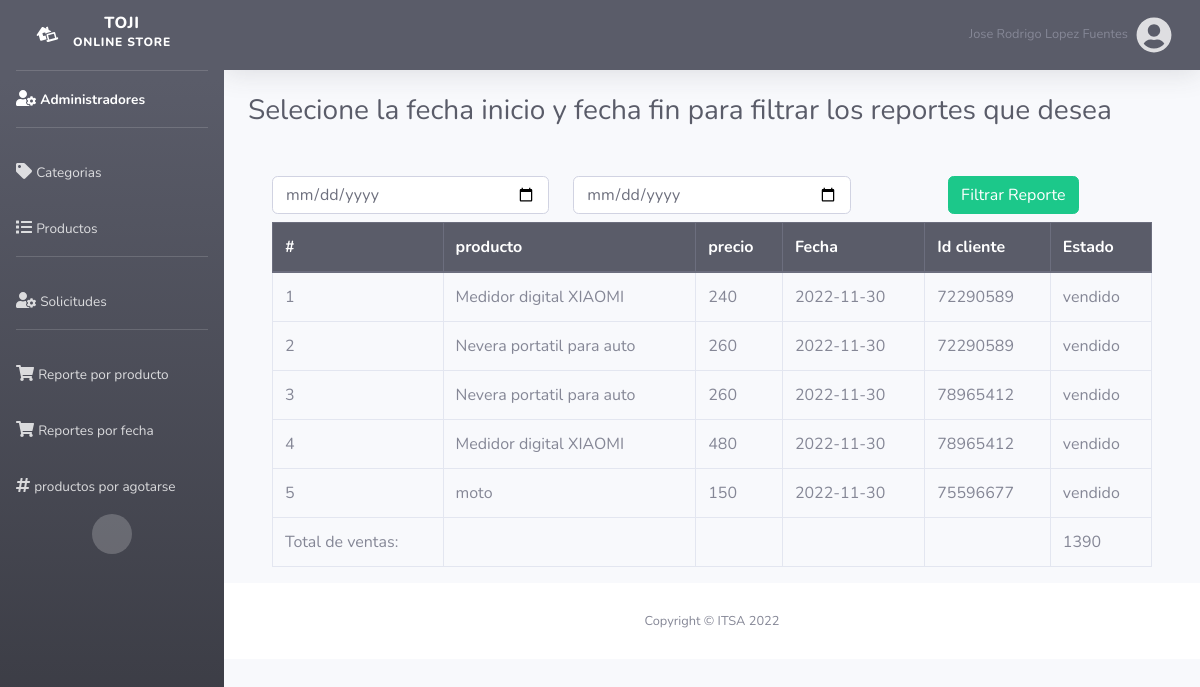
Page /admin/solicitud2.php (signed in) on the committed database.
### tables this page shows
CREATE TABLE `detalle` (
  `id` int(11) NOT NULL,
  `producto` varchar(50) NOT NULL,
  `id_producto` int(11) NOT NULL,
  `estado` varchar(20) NOT NULL,
  `precio` int(150) NOT NULL,
  `cantidad` int(11) NOT NULL,
  `id_cliente` int(150) DEFAULT NULL,
  `fecha` date NOT NULL
);

### admin/solicitud2.php (the view)
<?php
require_once "../config/conexion.php";
include("includes/header.php"); ?>
    <h1 class="h3 mb-0 text-gray-800">Selecione la fecha inicio y fecha fin para filtrar los reportes que desea</h1>
    <div class="container">
            <div class="row">
              <div class="col-md-12 text-center mt-5">
                <form action="filtro2.php" method="post" accept-charset="utf-8">
                  <div class="row">
                    <div class="col">
                      <input type="date" name="f_ingreso" class="form-control"  placeholder="Fecha de Inicio" required>
                    </div>
                    <div class="col">
                      <input type="date" name="f_fin" class="form-control" placeholder="Fecha Final" required>
                    </div>
                    <div class="col">
                      <button type="submit" class="btn btn-success mb-2">Filtrar Reporte</button>
                    </div>
                  </div>
                </form>
              </div>
</div>
<div class="row">
    <div class="col-md-12">
        <div class="table-responsive">
            <table class="table table-hover table-bordered" style="width: 100%;">
                <thead class="thead-dark">
                <tr>
                        <th>#</th>
                        <th>producto</th>
                        <th>precio</th>
                        <th>Fecha</th>
                        <th>Id cliente</th>
                        <th>Estado</th>
                </tr>
                </thead>
                <tbody>
                    <?php
                    $i =1;
                    $query = mysqli_query($conexion, "SELECT * FROM detalle where estado ='vendido'");
                    while ($data = mysqli_fetch_assoc($query)) { ?>
                        <tr>
                <td><?php echo $i++; ?></td>
                            <td><?php echo $data['producto']; ?></td>
                            <td><?php echo $data['precio']; ?></td>
                            <td><?php echo $data['fecha']; ?></td>
                            <td><?php echo $data['id_cliente']; ?></td>
                            <td><?php echo $data['estado']; ?></td>
            </tr>
                    <?php } ?>
                    <?php
                    $query2 = mysqli_query($conexion, "SELECT SUM(precio) FROM detalle where estado ='vendido' ");
                    while ($data = mysqli_fetch_assoc($query2)) { ?>
                        <td>Total de ventas: </td>
                        <td></td>
                        <td></td>
                        <td></td>
                        <td></td>
                        <td><?php echo $data['SUM(precio)']; ?></td>
                        <?php } ?>
                </tbody>
            </table>
        </div>
    </div>
</div>
<?php include("includes/footer.php"); ?>

### rows in the picture
detalle: producto "Medidor digital XIAOMI", precio "240", fecha "2022-11-30", id_cliente "72290589", estado "vendido"
detalle: producto "Nevera portatil para auto", precio "260", fecha "2022-11-30", id_cliente "72290589", estado "vendido"
detalle: producto "Nevera portatil para auto", precio "260", fecha "2022-11-30", id_cliente "78965412", estado "vendido"
detalle: producto "Medidor digital XIAOMI", precio "480", fecha "2022-11-30", id_cliente "78965412", estado "vendido"
detalle: producto "moto", precio "150", fecha "2022-11-30", id_cliente "75596677", estado "vendido"

### other values in the picture
$_SESSION['nombre'] "Jose Rodrigo Lopez Fuentes"
$data['SUM(precio)'] "1390"
